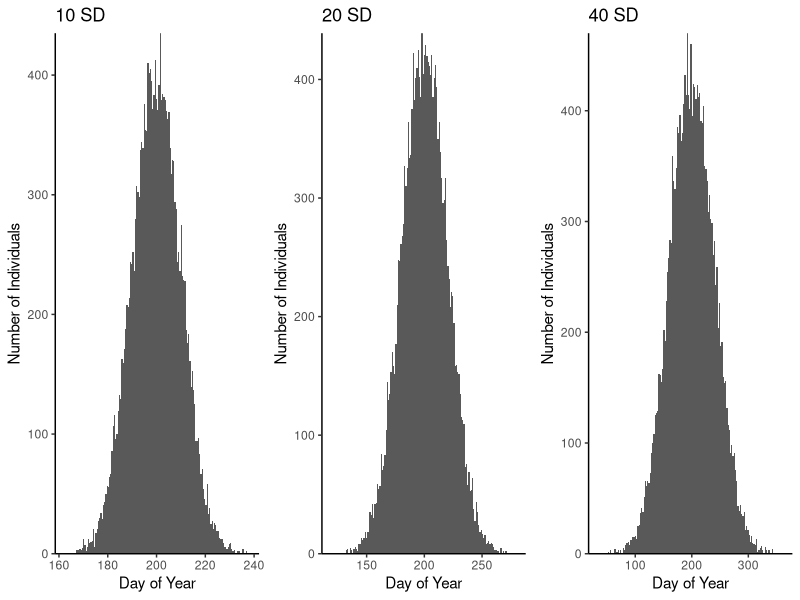
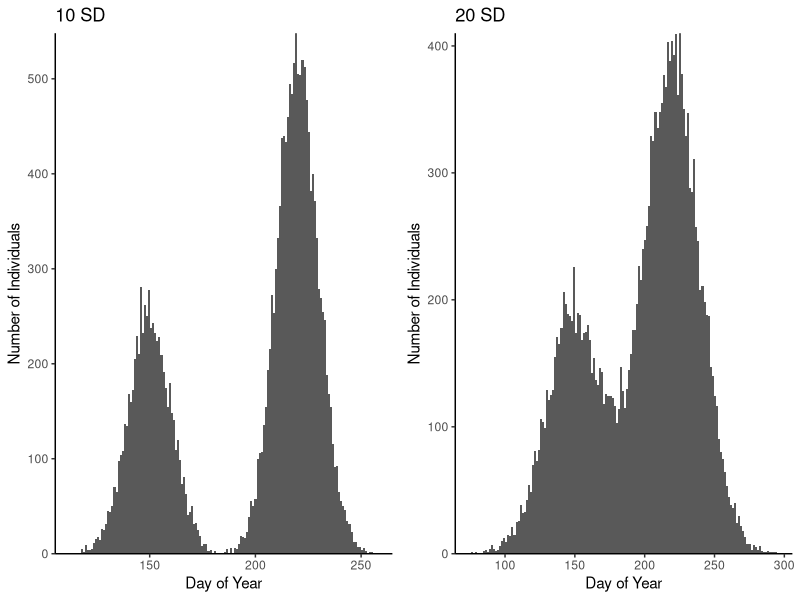
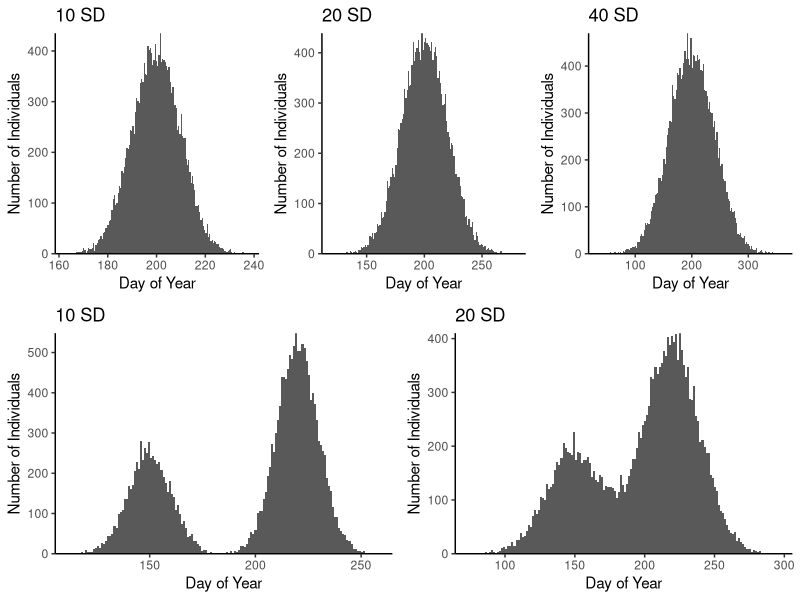

Here is the R script that generated these plots, in order:
library(dplyr)
library(Metrics)
library(ggplot2)
library(gridExtra)
library(truncnorm)

# Set up data for unimodal distributions

set.seed(10)
obs_10sd <- rnorm(20000, mean = 200, sd = 10)
to_10sd <- as.data.frame(obs_10sd)

set.seed(365)
obs_20sd <- rnorm(20000, mean = 200, sd = 20)
to_20sd <- as.data.frame(obs_20sd)

set.seed(40)
obs_40sd <- rnorm(20000, mean = 200, sd = 40)
to_40sd <- as.data.frame(obs_40sd)

# plot unimodal distributions

tensd <- ggplot(data= to_10sd, aes(x = obs_10sd)) + 
  geom_histogram(bins = 150) +
  labs(x = "Day of Year", y = "Number of Individuals") +
  ggtitle("10 SD") +
  scale_y_continuous(expand = c(0,0))+
  theme_classic()
twentysd <- ggplot(data= to_20sd, aes(x = obs_20sd)) + 
  geom_histogram(bins = 150) +
  labs(x = "Day of Year", y = "Number of Individuals") +
  ggtitle("20 SD") +
  scale_y_continuous(expand = c(0,0)) +
  theme_classic()
fortysd <- ggplot(data= to_40sd, aes(x = obs_40sd)) + 
  geom_histogram(bins = 150) +
  labs(x = "Day of Year", y = "Number of Individuals") +
  ggtitle("40 SD") +
  scale_y_continuous(expand = c(0,0)) +
  theme_classic()
# grid arrange unimodal distributions

um_dists <- grid.arrange(tensd, twentysd, fortysd, nrow = 1)

######## Bimodal distributions now ############

# set up distributions

nn <- 20000

#10 SD
set.seed(1)
sims_10sd <- c(rtruncnorm(nn * (1/3), a=0, b=365, mean=150, sd=10),
               rtruncnorm(nn * (2/3), a=0, b=365, mean=220, sd=10))
sim_10sd_df <- as.data.frame(sims_10sd)

#20 SD
set.seed(1)
sims_20sd <- c(rtruncnorm(nn * (1/3), a=0, b=365, mean=150, sd=20),
               rtruncnorm(nn * (2/3), a=0, b=365, mean=220, sd=20))
sim_20sd_df <- as.data.frame(sims_20sd)

# plot bimodal distributions

bm_dist_10sd <- ggplot(data= sim_10sd_df, aes(x = sims_10sd)) + 
  geom_histogram(bins = 150) + 
  scale_y_continuous(expand = c(0,0))+
  labs(x = "Day of Year", y = "Number of Individuals") +
  ggtitle("10 SD") +
  theme_classic()

bm_dist_20sd <- ggplot(data= sim_20sd_df, aes(x = sims_20sd)) + 
  geom_histogram(bins = 150) + 
  scale_y_continuous(expand = c(0,0))+
  labs(x = "Day of Year", y = "Number of Individuals") +
  ggtitle("20 SD") + 
  theme_classic()

bm_dists <- grid.arrange(bm_dist_10sd, bm_dist_20sd, nrow = 1)

total_dist <- grid.arrange(um_dists, bm_dists, nrow = 2)

ggsave("Figure_outputs/Fig2.png", plot = total_dist, dpi = 300, width = 6, height = 5)
